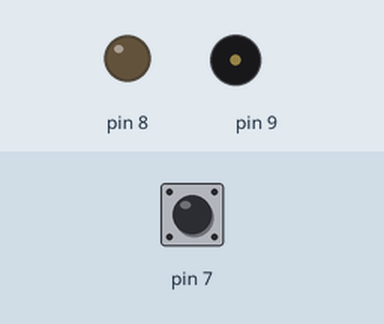
This sketch was run on a simulated Arduino Uno, built with avr-gcc and run on an emulated ATmega328P. Parts: output pins drawn as LEDs (lit = HIGH), buzzer (waves = sounding). The inputs (shaded band) are chosen by the test bench; at power-on: pin 7 HIGH.

Above: at 6.8 s.
6.9 s: pin 7 pulled LOW for 3 s
At 7.4 s:
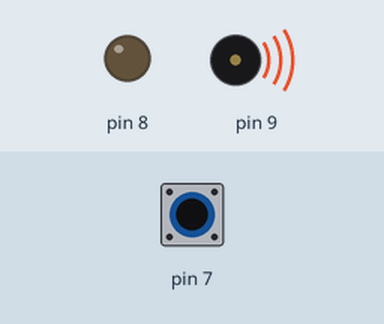
At 9.7 s:
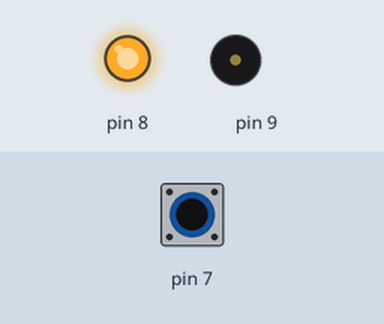
Timing chart, 0 to 17.4 s (numbered marks = the images above; inputs shaded):
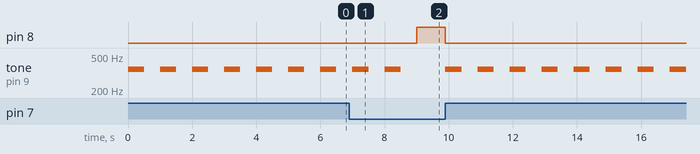

The sketch:

P3_Diebstahl.ino
```cpp
#include <Kabel.h>
#include <Lautsprecher.h>
#include <LED.h>

Lautsprecher lautsprecher( 9 );
Kabel bruecke( 7 );
LED lampe( 8 );
void setup() {
  // put your setup code here, to run once:

}

void loop() {
  if( bruecke.schaltkreisGeoeffnet() ){
      lampe.ausschalten();
      lautsprecher.spieleWiederholung( NOTE_F4, 500, 2 );
  }
  else{
     lampe.einschalten();
  }
  // put your main code here, to run repeatedly:

}
```

Measured:
- after the input at 6.9 s, pin 8: LOW → HIGH after 2.1 s, → LOW 0.90 s later
